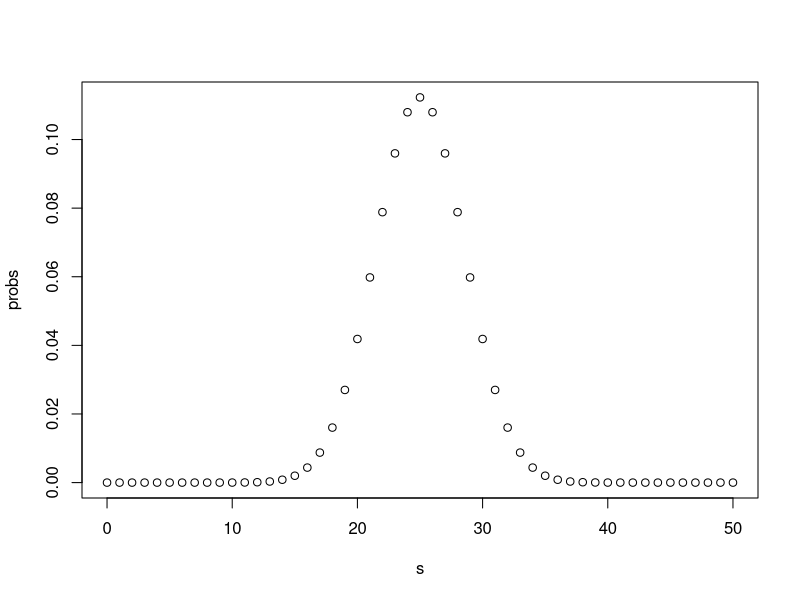

Write the R code that produced this figure.
# Create a sample of 50 numbers which are incremented by 1.
s <- seq(0,50,by = 1)

# Create the binomial distribution.
probs <- dbinom(s,50,0.5)

# Give the chart file a name.
plot(s,probs)
